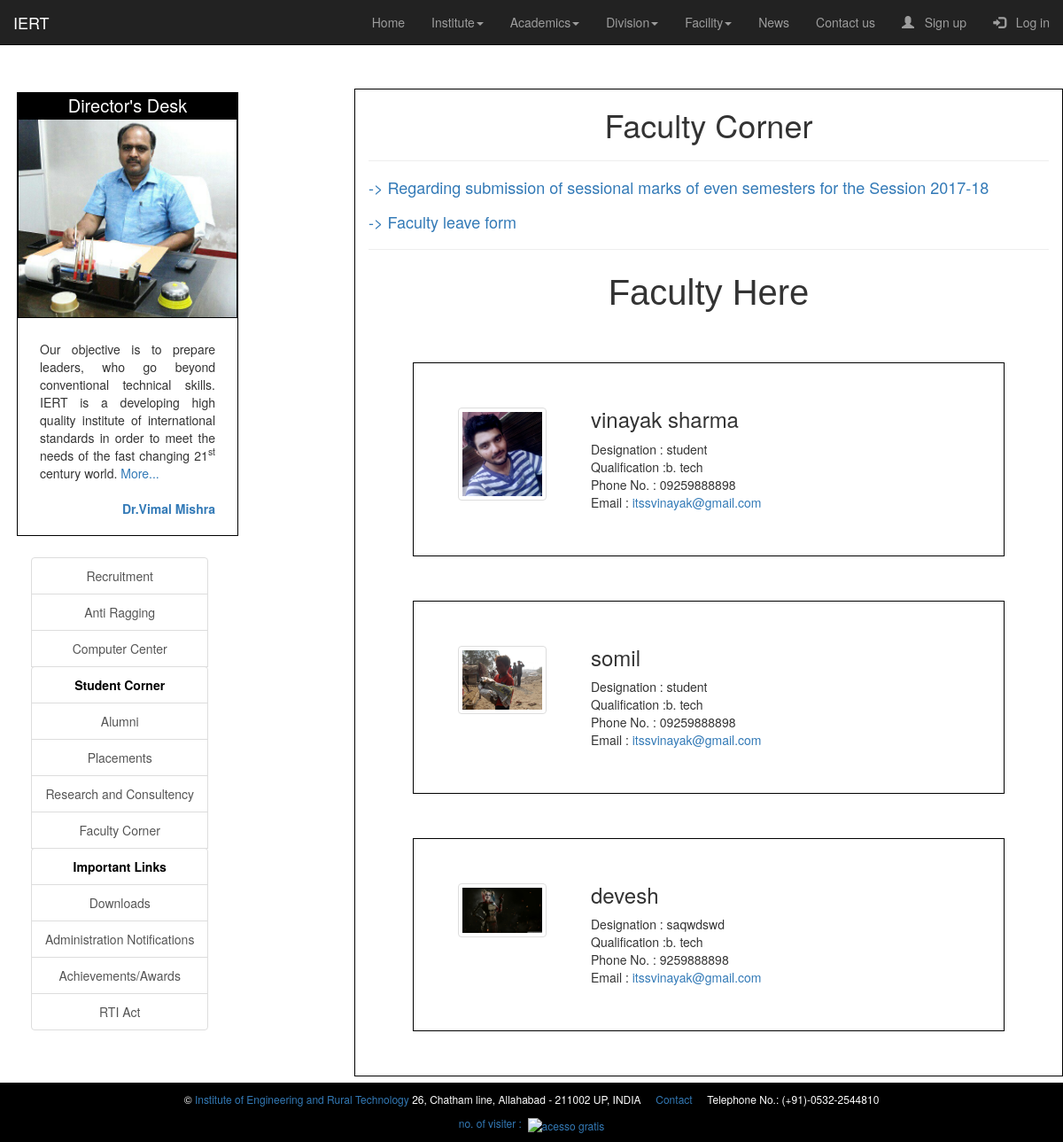
Screenshot of /aside/faculty with the database file from the repository.
### aside/models.py (models this page shows, shortened)
class facultys(models.Model):
    name=models.CharField(max_length=200)
    image=models.ImageField(null=True,blank=True,default='',upload_to='media/teachers_img/')
    Designation=models.CharField(max_length=400)
    Qualification=models.CharField(max_length=500)
    Phone=models.CharField(max_length=12)
    email = models.EmailField()

### aside/views.py (the view)
# urls.py: path('faculty',views.faculty,name='faculty'),
def faculty(request):
    fac=facultys.objects.all()
    page_details={
        "title" : "faculty",
        "fac" : fac
    }
    return render(request,"aside/faculty.html",page_details)

### aside/templates/aside/faculty.html
{% extends "home/index.html" %}
{% block start %}
<div class="col-md-8" style="border: 1px solid black">
      <h1><center>Faculty Corner</center></h1>
      <hr />
       <h4>
         <a href="#">-> Regarding submission of sessional marks of even semesters for the Session 2017-18</a>
         <br/>
         <br/>
         <a href="#">-> Faculty leave form</a>
       </h4>
       <hr/>
    <div style="text-align: center; font-family: Arial; font-size: 4rem;"> Faculty Here</div>
    {% for i in fac %}
    <div style="margin: 50px; border: 1px solid black" class="shade">
      {% if i.image.url != '/media/def.png' %}
      <a href="{{i.image.url}}" target="_blank">
       <img src="{{ i.image.url }}" height="200px" width="100px" class="img-responsive img-thumbnail" style="float:left; margin: 50px;"/>
     </a>
      {% endif %}
       <div style="text-align: left; margin:50px;">
         <h3>{{i.name}}</h3>
         <span>Designation : {{i.Designation}}</span>
         <br/>
         <span>Qualification :{{i.Qualification}}</span>
         <br/>
         <span>Phone No. : {{i.Phone}}</span>
         <br/>
         <span>Email : <a>{{i.email}}</a></span>
       </div>
     </div>
    {% endfor %}
</div>
{% endblock %}

### home/templates/home/index.html (shortened to what this page needs)
{% load static %}
<!DOCTYPE html>
<html lang="en">
<head>
  <link rel="stylesheet" type="text/css" href='{% static "home/index_style.css" %}' />
  <link rel="stylesheet" href="https://maxcdn.bootstrapcdn.com/bootstrap/3.3.7/css/bootstrap.min.css" />
</head>
<body class="container-fluid">
  <header class="row">
    <nav class="navbar navbar-inverse navbar-fixed-top">
      <div class="container-fluid">
        <div class="navbar-header">
          <a class="navbar-brand" class="styleheader" href="https://www.iert.ac.in/">IERT</a>
        </div>
        <div class="collapse navbar-collapse" id="mainNavBar">
          <ul class="nav navbar-nav navbar-right">
            <li ><a href="{% url "index" %}">Home</a></li>
            <li class="dropdown"><a class="dropdown-toggle" data-toggle="dropdown" href="#">Institute<span class="caret"></span></a>
            </li>
            <li class="dropdown"><a class="dropdown-toggle" data-toggle="dropdown" href="#">Academics<span class="caret"></span></a>
            </li>
            <li class="dropdown"><a class="dropdown-toggle" data-toggle="dropdown" href="#">Division<span class="caret"></span></a>
            </li>
            <li class="dropdown"><a class="dropdown-toggle" data-toggle="dropdown" href="#">Facility<span class="caret"></span></a>
            </li>
          </ul>
          <li><a href="{% url "news" %}">News</a></li>
          <li><a href="{% url "contact_us" %}">Contact us</a></li>
            {% if user.is_authenticated %}
            <li><a href="{% url "profile" %}"><span class="glyphicon glyphicon-user"></span> &nbsp; Profile</a></li>
            <li><a href="{% url "logout" %}"><span class="glyphicon glyphicon-log-out"></span> &nbsp; Logout</a></li>
            {% else %}
            <li><a href="{% url "register" %}"><span class="glyphicon glyphicon-user"></span> &nbsp; Sign up</a></li>
            <li><a href="{% url "login" %}"><span class="glyphicon glyphicon-log-in"></span> &nbsp; Log in</a></li>
            {% endif %}
        </div>
      </div>
    </nav>
  </header>
  <br/>
  <br/>
  <br/>
  <br/>
  {% block side %}
  <div class="row">
    <div class="col-md-4">
      <br />
      <div class="dir">
        <div style="background: black;font-size: 20px; text-align: center;color:white; ">Director's Desk</div>
        <a target="_blank" href="https://www.iert.ac.in/img/director.jpg">
          <img src="{% static "home/img/director.jpg" %}" alt="image not found" width="300" height="200" class="img-responsive">
        </a>
        <div class="desc">
          <div style="text-align: justify; padding: 10px;">
            Our objective is to prepare leaders, who go beyond conventional
            technical skills. IERT is a developing high quality institute of
            international standards in order to meet the needs of the fast changing
            21<sup>st</sup> century world. <a href="{% url "desk" %}"> More...</a>
            <br />
            <br />
            <div style="float: right;">
              <a href="{% url "director" %}"><b>&nbsp;Dr.Vimal Mishra</b></a>
              <br />
              <br />
            </div>
          </div>
        </div>
      </div>
      <div class="sidebar" style="float:inherit; text-align: center; color:black; padding: 10px; margin: 10px">
        <a class="list-group-item list-group-item-action" href="{% url 'recruitment' %}">Recruitment </a>
        <a class="list-group-item list-group-item-action" href="{% url 'anti_ragging' %}">Anti Ragging</a>
        <a class="list-group-item list-group-item-action" href="{% url 'computer_center' %}">Computer Center</a>
        <details>
          <summary class="list-group-item list-group-item-action"><b>Student Corner</b></summary>
        </details>
        <a class="list-group-item list-group-item-action" href="Alumni.html">Alumni</a>
        <a class="list-group-item list-group-item-action" href="Placements.html">Placements</a>
        <a class="list-group-item list-group-item-action" href="rc.html">Research and Consultency</a>
        <a class="list-group-item list-group-item-action" href="{% url "faculty" %}">Faculty Corner</a>
        <details>
          <summary class="list-group-item list-group-item-action"><b>Important Links</b></summary>
        </details>
        <a class="list-group-item list-group-item-action" href="{% url "download" %}">Downloads</a>
        <a class="list-group-item list-group-item-action " href="Administration Notifications.html">Administration Notifications</a>
        <a class="list-group-item list-group-item-action" href="Achievements Awards.html">Achievements/Awards</a>
        <a class="list-group-item list-group-item-action" href="{% url "rti" %}">RTI Act</a>
      </div>
    </div>
    <br/>
    {% endblock %}
    {% block start %}{% endblock %}
  </div>
  <footer class="row footer_here">
    <div class="row mt-4" style="color:white;background-color:black;text-align:center;padding:10px;margin-top:7px;font-size:12px;">
      <p>&copy;<a href="http://www.iert.ac.in/"> Institute of Engineering and Rural Technology</a> 26, Chatham line, Allahabad - 211002 UP, INDIA &nbsp;&nbsp;&nbsp; <a href="contact us.html"> Contact</a> &nbsp;&nbsp;&nbsp; Telephone No.:
        (+91)-0532-2544810</p>
      <div align=center><a href='http://www.iert.ac.in/'>no. of visiter :&nbsp;&nbsp;<img src='https://www.counter12.com/img-y0ww8WAbZbzWbZCc-50.gif' border='0' alt='acesso gratis'></a>
      </div>
    </div>
  </footer>
</body>
</html>

### home/static/home/index_style.css (style rules this page uses)
body { background-color: #f2f2f2f2; }
div.dir { margin: 4px; border: 1px solid black; float: left; background: #f2f2f2; width: 250px; background: white; display: block; }
div.dir img { width: 100%; border: 1px solid black; height: auto; }
div.desc { padding: 15px; text-align: center; }

### rows the page displays
facultys: image (picture), name "vinayak sharma", Designation "student", Qualification "b. tech", Phone "09259888898", email "itssvinayak@gmail.com"
facultys: image (picture), name "somil", Designation "student", Qualification "b. tech", Phone "09259888898", email "itssvinayak@gmail.com"
facultys: image (picture), name "devesh", Designation "saqwdswd", Qualification "b. tech", Phone "9259888898", email "itssvinayak@gmail.com"
